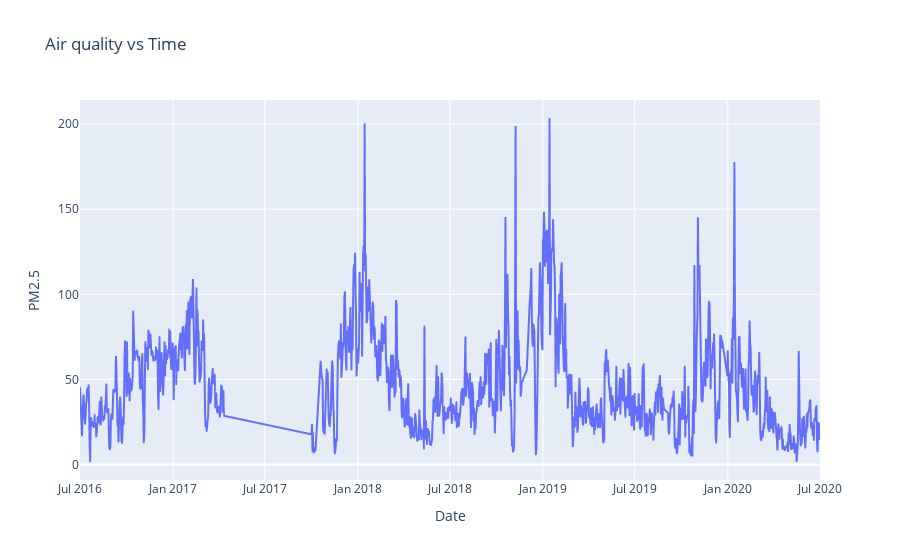

This figure's notebook cell:
### Code cell
fig = px.line(city_specific_data, x="Date", y="PM2.5", title='Air quality vs Time')
fig.show()

### Figure 1 — Plotly figure (JSON) as saved in the notebook; plotly's stock layout.template omitted (floating-point values rounded to 4 significant figures; data arrays with more than 128 entries replaced by an {"elided": "..."} marker saying what was removed)
{"data": [{"hovertemplate": "Date=%{x}<br>PM2.5=%{y}<extra></extra>", "legendgroup": "", "line": {"color": "#636efa", "dash": "solid"}, "marker": {"symbol": "circle"}, "mode": "lines", "name": "", "showlegend": false, "type": "scattergl", "x": {"elided": "1221 str values"}, "xaxis": "x", "y": {"elided": "1221 float values"}, "yaxis": "y"}], "layout": {"legend": {"tracegroupgap": 0}, "title": {"text": "Air quality vs Time"}, "xaxis": {"anchor": "y", "domain": [0, 1], "title": {"text": "Date"}}, "yaxis": {"anchor": "x", "domain": [0, 1], "title": {"text": "PM2.5"}}}}
